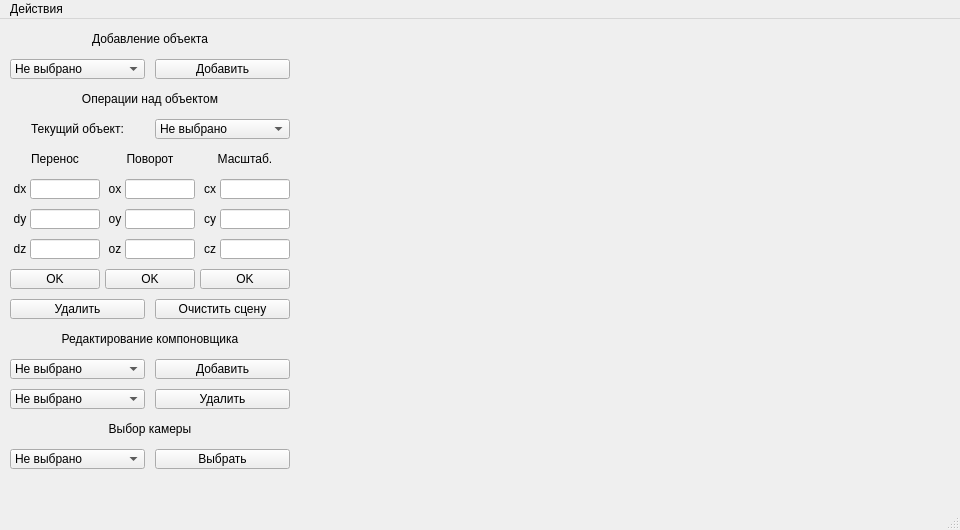
<?xml version="1.0" encoding="UTF-8"?>
<ui version="4.0">
 <class>MainWindow</class>
 <widget class="QMainWindow" name="MainWindow">
  <property name="geometry">
   <rect>
    <x>0</x>
    <y>0</y>
    <width>960</width>
    <height>530</height>
   </rect>
  </property>
  <property name="minimumSize">
   <size>
    <width>960</width>
    <height>530</height>
   </size>
  </property>
  <property name="maximumSize">
   <size>
    <width>1920</width>
    <height>1080</height>
   </size>
  </property>
  <property name="windowTitle">
   <string>Лабораторная работа 3</string>
  </property>
  <property name="locale">
   <locale language="Russian" country="Russia"/>
  </property>
  <widget class="QWidget" name="centralwidget">
   <widget class="QLabel" name="addLabel">
    <property name="geometry">
     <rect>
      <x>10</x>
      <y>10</y>
      <width>280</width>
      <height>20</height>
     </rect>
    </property>
    <property name="minimumSize">
     <size>
      <width>280</width>
      <height>20</height>
     </size>
    </property>
    <property name="maximumSize">
     <size>
      <width>280</width>
      <height>20</height>
     </size>
    </property>
    <property name="text">
     <string>Добавление объекта</string>
    </property>
    <property name="alignment">
     <set>Qt::AlignCenter</set>
    </property>
   </widget>
   <widget class="QComboBox" name="addComboBox">
    <property name="geometry">
     <rect>
      <x>10</x>
      <y>40</y>
      <width>135</width>
      <height>20</height>
     </rect>
    </property>
    <property name="minimumSize">
     <size>
      <width>135</width>
      <height>20</height>
     </size>
    </property>
    <property name="maximumSize">
     <size>
      <width>135</width>
      <height>20</height>
     </size>
    </property>
    <item>
     <property name="text">
      <string>Не выбрано</string>
     </property>
    </item>
    <item>
     <property name="text">
      <string>Камера</string>
     </property>
    </item>
    <item>
     <property name="text">
      <string>Куб</string>
     </property>
    </item>
    <item>
     <property name="text">
      <string>Пирамида</string>
     </property>
    </item>
    <item>
     <property name="text">
      <string>Компоновщик</string>
     </property>
    </item>
   </widget>
   <widget class="QPushButton" name="addButton">
    <property name="geometry">
     <rect>
      <x>155</x>
      <y>40</y>
      <width>135</width>
      <height>20</height>
     </rect>
    </property>
    <property name="minimumSize">
     <size>
      <width>135</width>
      <height>20</height>
     </size>
    </property>
    <property name="maximumSize">
     <size>
      <width>135</width>
      <height>20</height>
     </size>
    </property>
    <property name="text">
     <string>Добавить</string>
    </property>
   </widget>
   <widget class="QLabel" name="operationLabel">
    <property name="geometry">
     <rect>
      <x>10</x>
      <y>70</y>
      <width>280</width>
      <height>20</height>
     </rect>
    </property>
    <property name="minimumSize">
     <size>
      <width>280</width>
      <height>20</height>
     </size>
    </property>
    <property name="maximumSize">
     <size>
      <width>280</width>
      <height>20</height>
     </size>
    </property>
    <property name="text">
     <string>Операции над объектом</string>
    </property>
    <property name="alignment">
     <set>Qt::AlignCenter</set>
    </property>
   </widget>
   <widget class="QLabel" name="selectLabel">
    <property name="geometry">
     <rect>
      <x>10</x>
      <y>100</y>
      <width>135</width>
      <height>20</height>
     </rect>
    </property>
    <property name="minimumSize">
     <size>
      <width>135</width>
      <height>20</height>
     </size>
    </property>
    <property name="maximumSize">
     <size>
      <width>135</width>
      <height>20</height>
     </size>
    </property>
    <property name="text">
     <string>Текущий объект:</string>
    </property>
    <property name="alignment">
     <set>Qt::AlignCenter</set>
    </property>
   </widget>
   <widget class="QComboBox" name="operationComboBox">
    <property name="geometry">
     <rect>
      <x>155</x>
      <y>100</y>
      <width>135</width>
      <height>20</height>
     </rect>
    </property>
    <property name="minimumSize">
     <size>
      <width>135</width>
      <height>20</height>
     </size>
    </property>
    <property name="maximumSize">
     <size>
      <width>135</width>
      <height>20</height>
     </size>
    </property>
    <item>
     <property name="text">
      <string>Не выбрано</string>
     </property>
    </item>
   </widget>
   <widget class="QLabel" name="moveLabel">
    <property name="geometry">
     <rect>
      <x>10</x>
      <y>130</y>
      <width>90</width>
      <height>20</height>
     </rect>
    </property>
    <property name="minimumSize">
     <size>
      <width>90</width>
      <height>20</height>
     </size>
    </property>
    <property name="maximumSize">
     <size>
      <width>90</width>
      <height>20</height>
     </size>
    </property>
    <property name="text">
     <string>Перенос</string>
    </property>
    <property name="alignment">
     <set>Qt::AlignCenter</set>
    </property>
   </widget>
   <widget class="QLabel" name="rotateLabel">
    <property name="geometry">
     <rect>
      <x>105</x>
      <y>130</y>
      <width>90</width>
      <height>20</height>
     </rect>
    </property>
    <property name="minimumSize">
     <size>
      <width>90</width>
      <height>20</height>
     </size>
    </property>
    <property name="maximumSize">
     <size>
      <width>90</width>
      <height>20</height>
     </size>
    </property>
    <property name="text">
     <string>Поворот</string>
    </property>
    <property name="alignment">
     <set>Qt::AlignCenter</set>
    </property>
   </widget>
   <widget class="QLabel" name="scaleLabel">
    <property name="geometry">
     <rect>
      <x>200</x>
      <y>130</y>
      <width>90</width>
      <height>20</height>
     </rect>
    </property>
    <property name="minimumSize">
     <size>
      <width>90</width>
      <height>20</height>
     </size>
    </property>
    <property name="maximumSize">
     <size>
      <width>90</width>
      <height>20</height>
     </size>
    </property>
    <property name="text">
     <string>Масштаб.</string>
    </property>
    <property name="alignment">
     <set>Qt::AlignCenter</set>
    </property>
   </widget>
   <widget class="QLabel" name="dXLabel">
    <property name="geometry">
     <rect>
      <x>10</x>
      <y>160</y>
      <width>20</width>
      <height>20</height>
     </rect>
    </property>
    <property name="minimumSize">
     <size>
      <width>20</width>
      <height>20</height>
     </size>
    </property>
    <property name="maximumSize">
     <size>
      <width>20</width>
      <height>20</height>
     </size>
    </property>
    <property name="text">
     <string>dx</string>
    </property>
    <property name="alignment">
     <set>Qt::AlignCenter</set>
    </property>
   </widget>
   <widget class="QLabel" name="oXLabel">
    <property name="geometry">
     <rect>
      <x>105</x>
      <y>160</y>
      <width>20</width>
      <height>20</height>
     </rect>
    </property>
    <property name="minimumSize">
     <size>
      <width>20</width>
      <height>20</height>
     </size>
    </property>
    <property name="maximumSize">
     <size>
      <width>20</width>
      <height>20</height>
     </size>
    </property>
    <property name="text">
     <string>ox</string>
    </property>
    <property name="alignment">
     <set>Qt::AlignCenter</set>
    </property>
   </widget>
   <widget class="QLabel" name="cXLabel">
    <property name="geometry">
     <rect>
      <x>200</x>
      <y>160</y>
      <width>20</width>
      <height>20</height>
     </rect>
    </property>
    <property name="minimumSize">
     <size>
      <width>20</width>
      <height>20</height>
     </size>
    </property>
    <property name="maximumSize">
     <size>
      <width>20</width>
      <height>20</height>
     </size>
    </property>
    <property name="text">
     <string>cx</string>
    </property>
    <property name="alignment">
     <set>Qt::AlignCenter</set>
    </property>
   </widget>
   <widget class="QLineEdit" name="dXLineEdit">
    <property name="geometry">
     <rect>
      <x>30</x>
      <y>160</y>
      <width>70</width>
      <height>20</height>
     </rect>
    </property>
    <property name="minimumSize">
     <size>
      <width>70</width>
      <height>20</height>
     </size>
    </property>
    <property name="maximumSize">
     <size>
      <width>70</width>
      <height>20</height>
     </size>
    </property>
   </widget>
   <widget class="QLineEdit" name="oXLineEdit">
    <property name="geometry">
     <rect>
      <x>125</x>
      <y>160</y>
      <width>70</width>
      <height>20</height>
     </rect>
    </property>
    <property name="minimumSize">
     <size>
      <width>70</width>
      <height>20</height>
     </size>
    </property>
    <property name="maximumSize">
     <size>
      <width>70</width>
      <height>20</height>
     </size>
    </property>
   </widget>
   <widget class="QLineEdit" name="cXLineEdit">
    <property name="geometry">
     <rect>
      <x>220</x>
      <y>160</y>
      <width>70</width>
      <height>20</height>
     </rect>
    </property>
    <property name="minimumSize">
     <size>
      <width>70</width>
      <height>20</height>
     </size>
    </property>
    <property name="maximumSize">
     <size>
      <width>70</width>
      <height>20</height>
     </size>
    </property>
   </widget>
   <widget class="QLineEdit" name="cYLineEdit">
    <property name="geometry">
     <rect>
      <x>220</x>
      <y>190</y>
      <width>70</width>
      <height>20</height>
     </rect>
    </property>
    <property name="minimumSize">
     <size>
      <width>70</width>
      <height>20</height>
     </size>
    </property>
    <property name="maximumSize">
     <size>
      <width>70</width>
      <height>20</height>
     </size>
    </property>
   </widget>
   <widget class="QLineEdit" name="oYLineEdit">
    <property name="geometry">
     <rect>
      <x>125</x>
      <y>190</y>
      <width>70</width>
      <height>20</height>
     </rect>
    </property>
    <property name="minimumSize">
     <size>
      <width>70</width>
      <height>20</height>
     </size>
    </property>
    <property name="maximumSize">
     <size>
      <width>70</width>
      <height>20</height>
     </size>
    </property>
   </widget>
   <widget class="QLabel" name="cYLabel">
    <property name="geometry">
     <rect>
      <x>200</x>
      <y>190</y>
      <width>20</width>
      <height>20</height>
     </rect>
    </property>
    <property name="minimumSize">
     <size>
      <width>20</width>
      <height>20</height>
     </size>
    </property>
    <property name="maximumSize">
     <size>
      <width>20</width>
      <height>20</height>
     </size>
    </property>
    <property name="text">
     <string>cy</string>
    </property>
    <property name="alignment">
     <set>Qt::AlignCenter</set>
    </property>
   </widget>
   <widget class="QLineEdit" name="dYLineEdit">
    <property name="geometry">
     <rect>
      <x>30</x>
      <y>190</y>
      <width>70</width>
      <height>20</height>
     </rect>
    </property>
    <property name="minimumSize">
     <size>
      <width>70</width>
      <height>20</height>
     </size>
    </property>
    <property name="maximumSize">
     <size>
      <width>70</width>
      <height>20</height>
     </size>
    </property>
   </widget>
   <widget class="QLabel" name="oYLabel">
    <property name="geometry">
     <rect>
      <x>105</x>
      <y>190</y>
      <width>20</width>
      <height>20</height>
     </rect>
    </property>
    <property name="minimumSize">
     <size>
      <width>20</width>
      <height>20</height>
     </size>
    </property>
    <property name="maximumSize">
     <size>
      <width>20</width>
      <height>20</height>
     </size>
    </property>
    <property name="text">
     <string>oy</string>
    </property>
    <property name="alignment">
     <set>Qt::AlignCenter</set>
    </property>
   </widget>
   <widget class="QLabel" name="dYLabel">
    <property name="geometry">
     <rect>
      <x>10</x>
      <y>190</y>
      <width>20</width>
      <height>20</height>
     </rect>
    </property>
    <property name="minimumSize">
     <size>
      <width>20</width>
      <height>20</height>
     </size>
    </property>
    <property name="maximumSize">
     <size>
      <width>20</width>
      <height>20</height>
     </size>
    </property>
    <property name="text">
     <string>dy</string>
    </property>
    <property name="alignment">
     <set>Qt::AlignCenter</set>
    </property>
   </widget>
   <widget class="QLineEdit" name="cZLineEdit">
    <property name="geometry">
     <rect>
      <x>220</x>
      <y>220</y>
      <width>70</width>
      <height>20</height>
     </rect>
    </property>
    <property name="minimumSize">
     <size>
      <width>70</width>
      <height>20</height>
     </size>
    </property>
    <property name="maximumSize">
     <size>
      <width>70</width>
      <height>20</height>
     </size>
    </property>
   </widget>
   <widget class="QLineEdit" name="oZLineEdit">
    <property name="geometry">
     <rect>
      <x>125</x>
      <y>220</y>
      <width>70</width>
      <height>20</height>
     </rect>
    </property>
    <property name="minimumSize">
     <size>
      <width>70</width>
      <height>20</height>
     </size>
    </property>
    <property name="maximumSize">
     <size>
      <width>70</width>
      <height>20</height>
     </size>
    </property>
   </widget>
   <widget class="QLabel" name="cZLabel">
    <property name="geometry">
     <rect>
      <x>200</x>
      <y>220</y>
      <width>20</width>
      <height>20</height>
     </rect>
    </property>
    <property name="minimumSize">
     <size>
      <width>20</width>
      <height>20</height>
     </size>
    </property>
    <property name="maximumSize">
     <size>
      <width>20</width>
      <height>20</height>
     </size>
    </property>
    <property name="text">
     <string>cz</string>
    </property>
    <property name="alignment">
     <set>Qt::AlignCenter</set>
    </property>
   </widget>
   <widget class="QLineEdit" name="dZLineEdit">
    <property name="geometry">
     <rect>
      <x>30</x>
      <y>220</y>
      <width>70</width>
      <height>20</height>
     </rect>
    </property>
    <property name="minimumSize">
     <size>
      <width>70</width>
      <height>20</height>
     </size>
    </property>
    <property name="maximumSize">
     <size>
      <width>70</width>
      <height>20</height>
     </size>
    </property>
   </widget>
   <widget class="QLabel" name="oZLabel">
    <property name="geometry">
     <rect>
      <x>105</x>
      <y>220</y>
      <width>20</width>
      <height>20</height>
     </rect>
    </property>
    <property name="minimumSize">
     <size>
      <width>20</width>
      <height>20</height>
     </size>
    </property>
    <property name="maximumSize">
     <size>
      <width>20</width>
      <height>20</height>
     </size>
    </property>
    <property name="text">
     <string>oz</string>
    </property>
    <property name="alignment">
     <set>Qt::AlignCenter</set>
    </property>
   </widget>
   <widget class="QLabel" name="dZLabel">
    <property name="geometry">
     <rect>
      <x>10</x>
      <y>220</y>
      <width>20</width>
      <height>20</height>
     </rect>
    </property>
    <property name="minimumSize">
     <size>
      <width>20</width>
      <height>20</height>
     </size>
    </property>
    <property name="maximumSize">
     <size>
      <width>20</width>
      <height>20</height>
     </size>
    </property>
    <property name="text">
     <string>dz</string>
    </property>
    <property name="alignment">
     <set>Qt::AlignCenter</set>
    </property>
   </widget>
   <widget class="QPushButton" name="moveButton">
    <property name="geometry">
     <rect>
      <x>10</x>
      <y>250</y>
      <width>90</width>
      <height>20</height>
     </rect>
    </property>
    <property name="minimumSize">
     <size>
      <width>90</width>
      <height>20</height>
     </size>
    </property>
    <property name="maximumSize">
     <size>
      <width>90</width>
      <height>20</height>
     </size>
    </property>
    <property name="text">
     <string>OK</string>
    </property>
   </widget>
   <widget class="QPushButton" name="scaleButton">
    <property name="geometry">
     <rect>
      <x>200</x>
      <y>250</y>
      <width>90</width>
      <height>20</height>
     </rect>
    </property>
    <property name="minimumSize">
     <size>
      <width>90</width>
      <height>20</height>
     </size>
    </property>
    <property name="maximumSize">
     <size>
      <width>90</width>
      <height>20</height>
     </size>
    </property>
    <property name="text">
     <string>OK</string>
    </property>
   </widget>
   <widget class="QPushButton" name="rotateButton">
    <property name="geometry">
     <rect>
      <x>105</x>
      <y>250</y>
      <width>90</width>
      <height>20</height>
     </rect>
    </property>
    <property name="minimumSize">
     <size>
      <width>90</width>
      <height>20</height>
     </size>
    </property>
    <property name="maximumSize">
     <size>
      <width>90</width>
      <height>20</height>
     </size>
    </property>
    <property name="text">
     <string>OK</string>
    </property>
   </widget>
   <widget class="QPushButton" name="removeButton">
    <property name="geometry">
     <rect>
      <x>10</x>
      <y>280</y>
      <width>135</width>
      <height>20</height>
     </rect>
    </property>
    <property name="minimumSize">
     <size>
      <width>135</width>
      <height>20</height>
     </size>
    </property>
    <property name="maximumSize">
     <size>
      <width>135</width>
      <height>20</height>
     </size>
    </property>
    <property name="text">
     <string>Удалить</string>
    </property>
   </widget>
   <widget class="QPushButton" name="clearButton">
    <property name="geometry">
     <rect>
      <x>155</x>
      <y>280</y>
      <width>135</width>
      <height>20</height>
     </rect>
    </property>
    <property name="minimumSize">
     <size>
      <width>135</width>
      <height>20</height>
     </size>
    </property>
    <property name="maximumSize">
     <size>
      <width>135</width>
      <height>20</height>
     </size>
    </property>
    <property name="text">
     <string>Очистить сцену</string>
    </property>
   </widget>
   <widget class="QLabel" name="compositeLabel">
    <property name="geometry">
     <rect>
      <x>10</x>
      <y>310</y>
      <width>280</width>
      <height>20</height>
     </rect>
    </property>
    <property name="minimumSize">
     <size>
      <width>280</width>
      <height>20</height>
     </size>
    </property>
    <property name="maximumSize">
     <size>
      <width>280</width>
      <height>20</height>
     </size>
    </property>
    <property name="text">
     <string>Редактирование компоновщика</string>
    </property>
    <property name="alignment">
     <set>Qt::AlignCenter</set>
    </property>
   </widget>
   <widget class="QComboBox" name="compositeComboBox">
    <property name="geometry">
     <rect>
      <x>10</x>
      <y>340</y>
      <width>135</width>
      <height>20</height>
     </rect>
    </property>
    <property name="minimumSize">
     <size>
      <width>135</width>
      <height>20</height>
     </size>
    </property>
    <property name="maximumSize">
     <size>
      <width>135</width>
      <height>20</height>
     </size>
    </property>
    <item>
     <property name="text">
      <string>Не выбрано</string>
     </property>
    </item>
   </widget>
   <widget class="QComboBox" name="objectComboBox">
    <property name="geometry">
     <rect>
      <x>10</x>
      <y>370</y>
      <width>135</width>
      <height>20</height>
     </rect>
    </property>
    <property name="minimumSize">
     <size>
      <width>135</width>
      <height>20</height>
     </size>
    </property>
    <property name="maximumSize">
     <size>
      <width>135</width>
      <height>20</height>
     </size>
    </property>
    <item>
     <property name="text">
      <string>Не выбрано</string>
     </property>
    </item>
   </widget>
   <widget class="QPushButton" name="addToCompositeButton">
    <property name="geometry">
     <rect>
      <x>155</x>
      <y>340</y>
      <width>135</width>
      <height>20</height>
     </rect>
    </property>
    <property name="minimumSize">
     <size>
      <width>135</width>
      <height>20</height>
     </size>
    </property>
    <property name="maximumSize">
     <size>
      <width>135</width>
      <height>20</height>
     </size>
    </property>
    <property name="text">
     <string>Добавить</string>
    </property>
   </widget>
   <widget class="QPushButton" name="removeFromCompositeButton">
    <property name="geometry">
     <rect>
      <x>155</x>
      <y>370</y>
      <width>135</width>
      <height>20</height>
     </rect>
    </property>
    <property name="minimumSize">
     <size>
      <width>135</width>
      <height>20</height>
     </size>
    </property>
    <property name="maximumSize">
     <size>
      <width>135</width>
      <height>20</height>
     </size>
    </property>
    <property name="text">
     <string>Удалить</string>
    </property>
   </widget>
   <widget class="QComboBox" name="selectCameraComboBox">
    <property name="geometry">
     <rect>
      <x>10</x>
      <y>430</y>
      <width>135</width>
      <height>20</height>
     </rect>
    </property>
    <property name="minimumSize">
     <size>
      <width>135</width>
      <height>20</height>
     </size>
    </property>
    <property name="maximumSize">
     <size>
      <width>135</width>
      <height>20</height>
     </size>
    </property>
    <item>
     <property name="text">
      <string>Не выбрано</string>
     </property>
    </item>
   </widget>
   <widget class="QLabel" name="cameraLabel">
    <property name="geometry">
     <rect>
      <x>10</x>
      <y>400</y>
      <width>280</width>
      <height>20</height>
     </rect>
    </property>
    <property name="minimumSize">
     <size>
      <width>280</width>
      <height>20</height>
     </size>
    </property>
    <property name="maximumSize">
     <size>
      <width>280</width>
      <height>20</height>
     </size>
    </property>
    <property name="text">
     <string>Выбор камеры</string>
    </property>
    <property name="alignment">
     <set>Qt::AlignCenter</set>
    </property>
   </widget>
   <widget class="QPushButton" name="selectCameraButton">
    <property name="geometry">
     <rect>
      <x>155</x>
      <y>430</y>
      <width>135</width>
      <height>20</height>
     </rect>
    </property>
    <property name="minimumSize">
     <size>
      <width>135</width>
      <height>20</height>
     </size>
    </property>
    <property name="maximumSize">
     <size>
      <width>135</width>
      <height>20</height>
     </size>
    </property>
    <property name="text">
     <string>Выбрать</string>
    </property>
   </widget>
  </widget>
  <widget class="QMenuBar" name="menubar">
   <property name="geometry">
    <rect>
     <x>0</x>
     <y>0</y>
     <width>960</width>
     <height>23</height>
    </rect>
   </property>
   <widget class="QMenu" name="menu">
    <property name="title">
     <string>Действия</string>
    </property>
    <addaction name="programAction"/>
    <addaction name="authorAction"/>
    <addaction name="separator"/>
    <addaction name="exitAction"/>
   </widget>
   <addaction name="menu"/>
  </widget>
  <widget class="QStatusBar" name="statusbar"/>
  <action name="actionbebra">
   <property name="text">
    <string>bebra</string>
   </property>
  </action>
  <action name="programAction">
   <property name="text">
    <string>О программе</string>
   </property>
  </action>
  <action name="authorAction">
   <property name="text">
    <string>Об авторе</string>
   </property>
  </action>
  <action name="exitAction">
   <property name="text">
    <string>Выход</string>
   </property>
  </action>
 </widget>
 <resources/>
 <connections/>
</ui>
